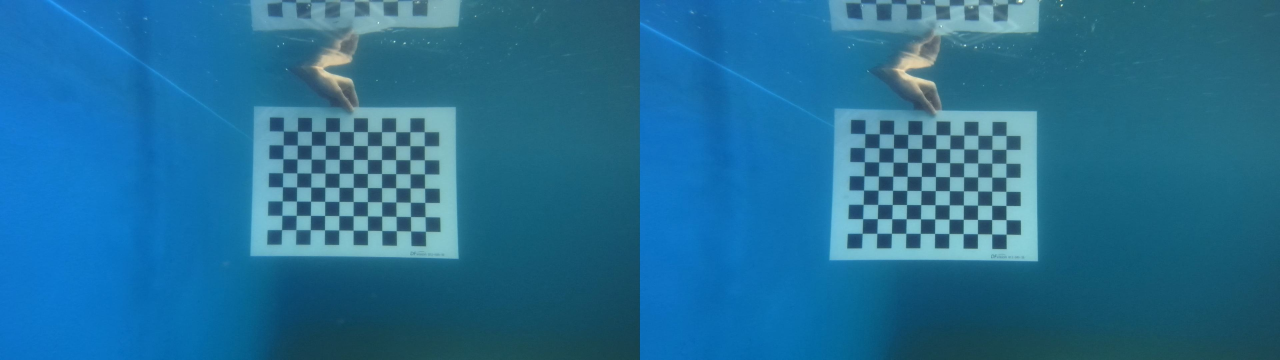
#> input picture ceju/2_JiaoZhen/stitched_image.jpg, 3840 x 1080 px (shown at 1/3 size)
$ python -i mosaic.py   (imports and definitions only)
#> lines starting #> are read from the running program, lines starting #| are printed output that depends on the picture
#> further down, picture is the input picture: shape (1080, 3840, 3); mean B, G, R 149.3, 110.5, 35.4
import tkinter as tk
from tkinter import filedialog, messagebox
import cv2
import numpy as np
from PIL import Image, ImageTk
import random

# ================== 参数配置 ==================
# IMG_SIZE 和 SUB_SIZE 将根据输入图像动态计算

# ================== 图像增强函数 ==================
def strong_augment(img):
    """
    对单张图像进行随机增强：尺度缩放、水平翻转、颜色扰动
    """
    # 随机缩放
    scale = np.random.uniform(0.4, 1.0)
    h, w = img.shape[:2]
#> h = 1080; w = 3840
    img = cv2.resize(img, (int(w * scale), int(h * scale)))

    # 随机水平翻转
    if np.random.rand() > 0.5:
        img = cv2.flip(img, 1)
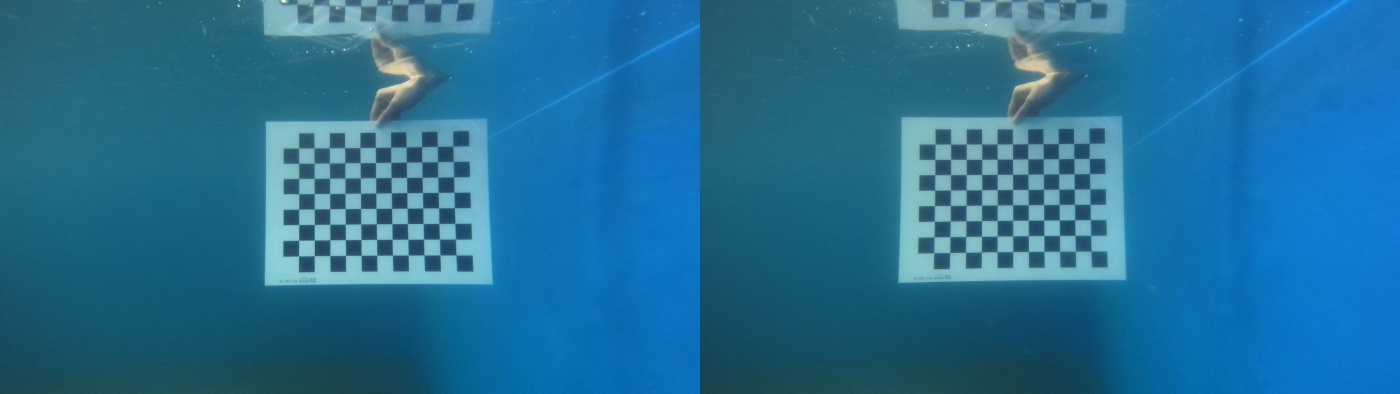
#> img: shape (787, 2800, 3) (shown at 1/2 size); mean of channels 0, 1, 2 149.2, 110.4, 35.3; drawn as B, G, R

    # HSV 颜色扰动
    hsv = cv2.cvtColor(img, cv2.COLOR_BGR2HSV).astype(np.float32)
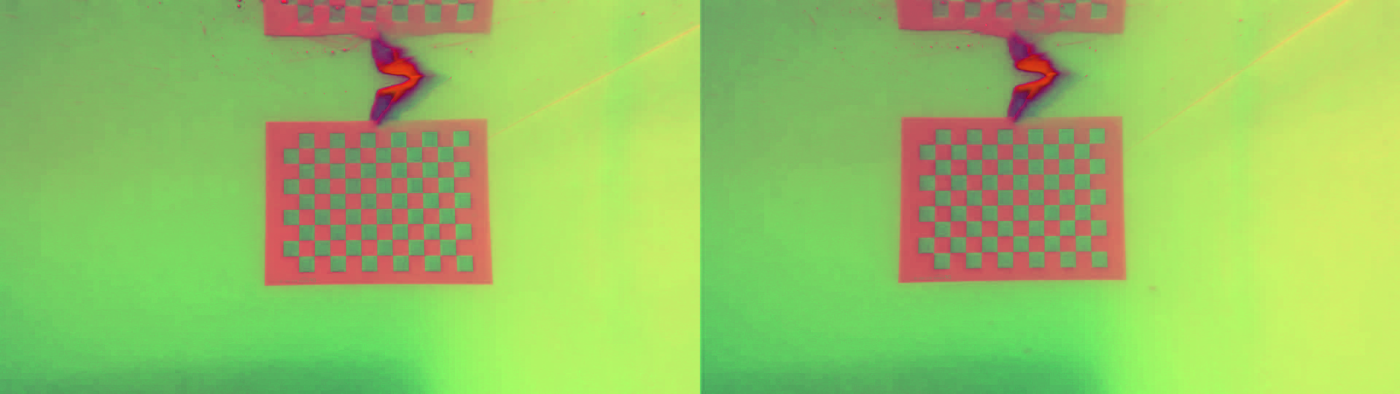
#> hsv: shape (787, 2800, 3) float32 (shown at 1/2 size); mean of channels 0, 1, 2 97.7, 195.4, 149.2; drawn as B, G, R
    hsv[..., 1] *= np.random.uniform(0.5, 1.5)  # 饱和度
    hsv[..., 2] *= np.random.uniform(0.5, 1.5)  # 亮度
    hsv = np.clip(hsv, 0, 255).astype(np.uint8)
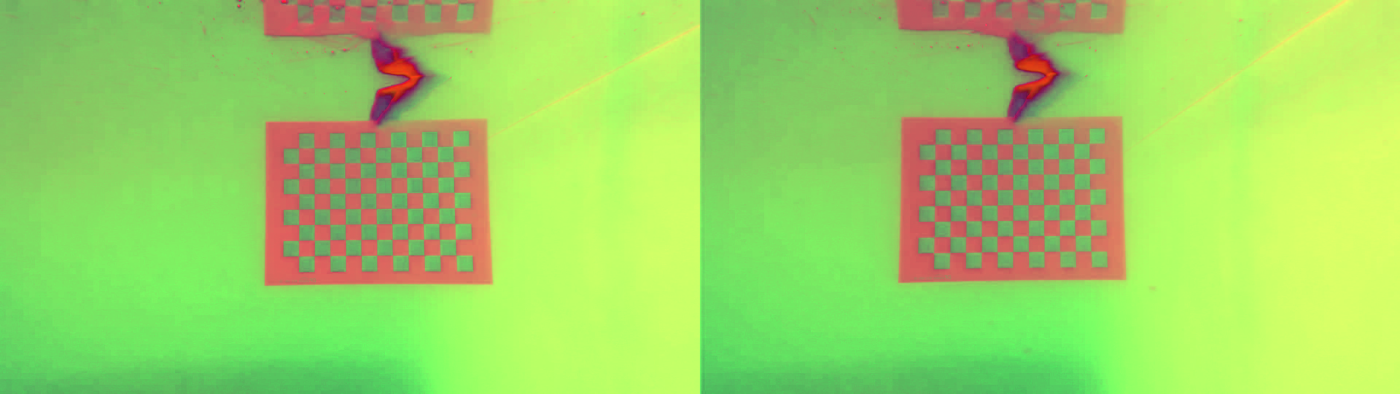
#> hsv: shape (787, 2800, 3) (shown at 1/2 size); mean of channels 0, 1, 2 99.2, 211.7, 155.5; drawn as B, G, R
    img = cv2.cvtColor(hsv, cv2.COLOR_HSV2BGR)

    return img

# ================== Mosaic 拼接函数 ==================
# [36 lines left out: function mosaic_strong, not called in this run]

# ================== 前端 GUI ==================
class MosaicGUI:
    # [149 lines left out: functions __init__, load_images, run_mosaic, save_comparison, not called in this run]

# ================== 主程序 ==================
# [4 lines not run here, left out]

>>> import cv2
>>> picture = cv2.imread('2_JiaoZhen/stitched_image.jpg')
>>> result = strong_augment(picture)

$ run again, on ceju/2_JiaoZhen/left_19.jpg
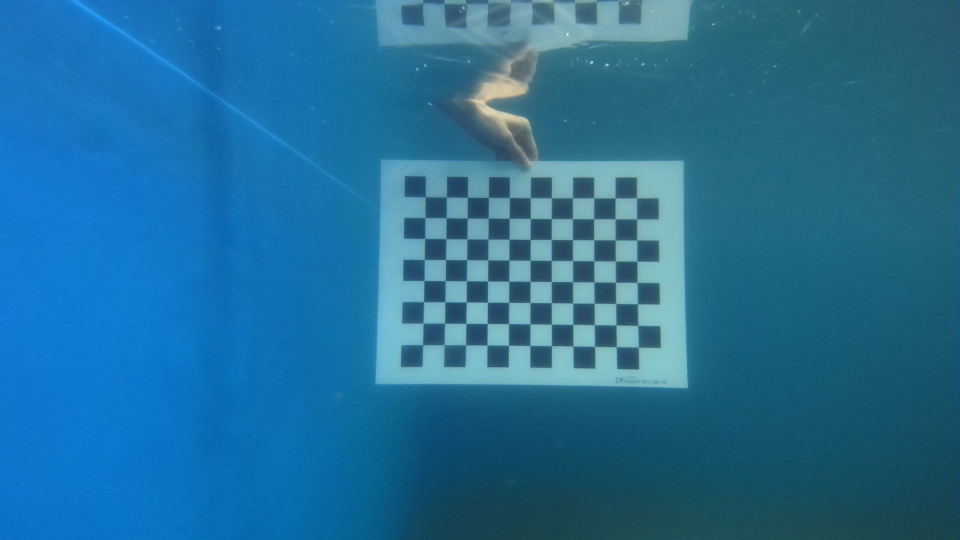
#> input picture ceju/2_JiaoZhen/left_19.jpg, 1920 x 1080 px (shown at 1/2 size)
#> picture is the input picture: shape (1080, 1920, 3); mean B, G, R 151.7, 110.5, 34.8
#> in strong_augment, `img = cv2.flip(img, 1)`:
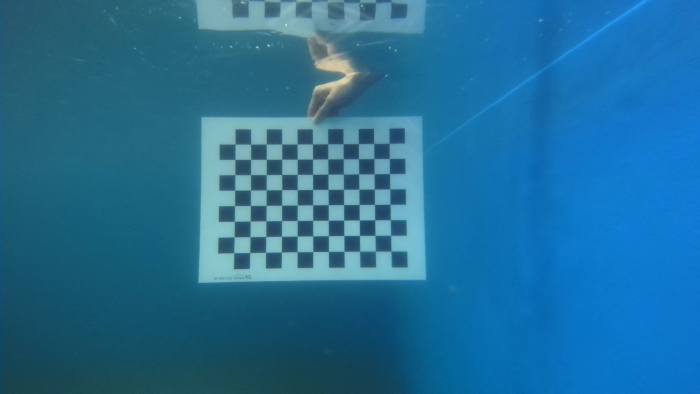
#> img: shape (787, 1400, 3) (shown at 1/2 size); mean of channels 0, 1, 2 151.5, 110.3, 34.7; drawn as B, G, R
#> in strong_augment, `hsv = np.clip(hsv, 0, 255).astype(np.uint8)`:
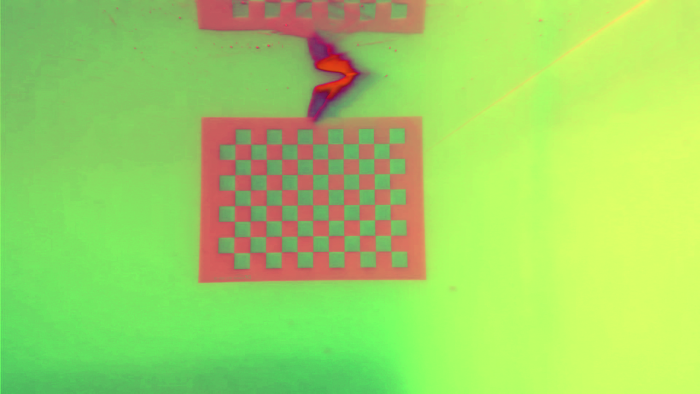
#> hsv: shape (787, 1400, 3) (shown at 1/2 size); mean of channels 0, 1, 2 99.4, 212.5, 157.9; drawn as B, G, R

$ run again, on ceju/2_JiaoZhen/right_19.jpg
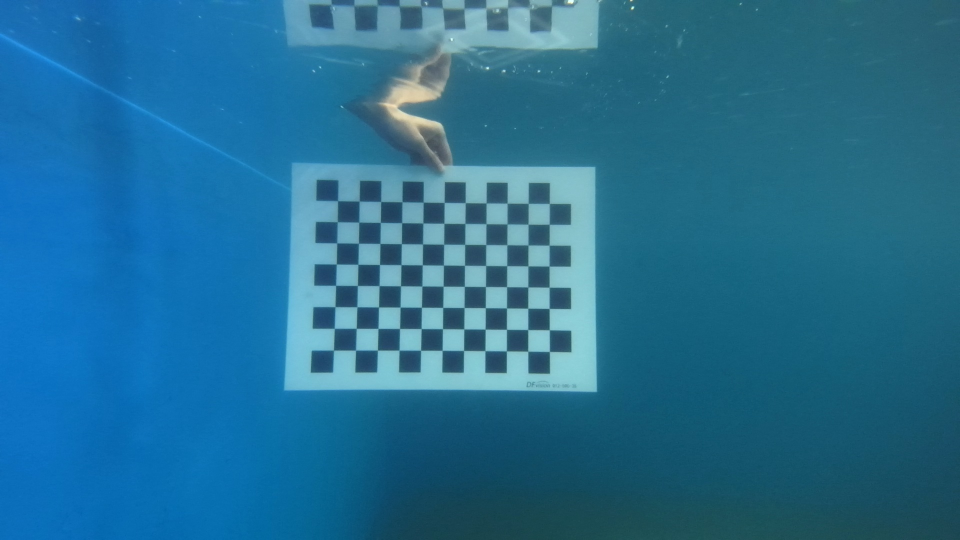
#> input picture ceju/2_JiaoZhen/right_19.jpg, 1920 x 1080 px (shown at 1/2 size)
#> picture is the input picture: shape (1080, 1920, 3); mean B, G, R 146.8, 110.4, 36.2
#> in strong_augment, `img = cv2.flip(img, 1)`:
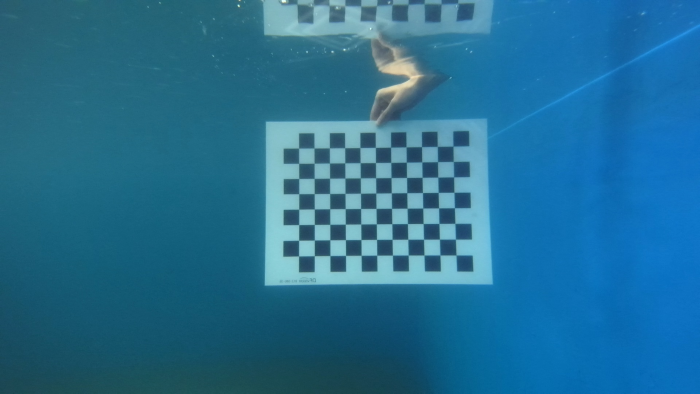
#> img: shape (787, 1400, 3) (shown at 1/2 size); mean of channels 0, 1, 2 146.7, 110.3, 36; drawn as B, G, R
#> in strong_augment, `hsv = np.clip(hsv, 0, 255).astype(np.uint8)`:
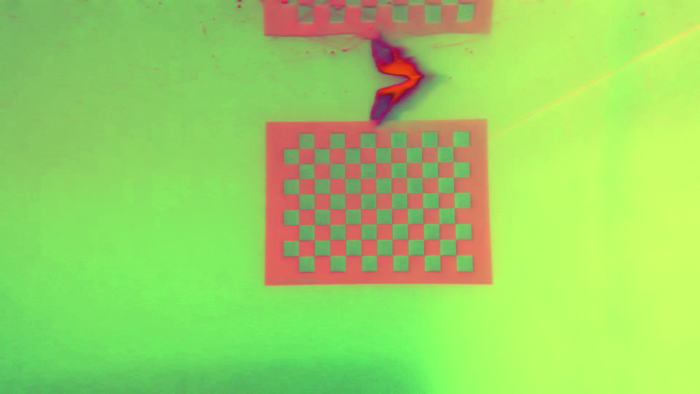
#> hsv: shape (787, 1400, 3) (shown at 1/2 size); mean of channels 0, 1, 2 98.9, 210.5, 152.9; drawn as B, G, R
